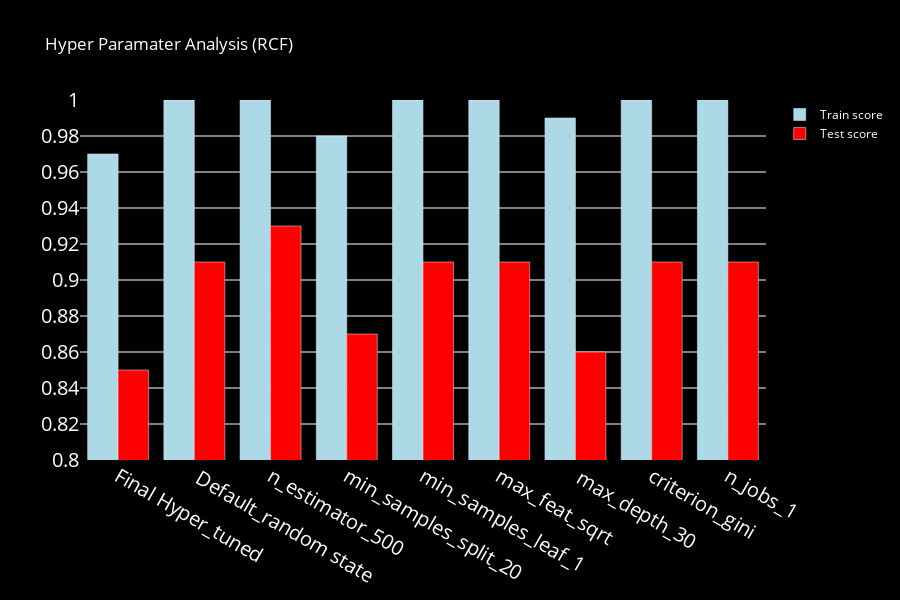

Notebook source saved alongside this figure:
### Code cell
import plotly.graph_objects as go

Hyper_paramaters = ['Final Hyper_tuned' ,' Default_random state', 'n_estimator_500', 'min_samples_split_20',\
          'min_samples_leaf_1', 'max_feat_sqrt',' max_depth_30', 'criterion_gini', 'n_jobs_1']

fig = go.Figure()
fig.add_trace(go.Bar(
    x=Hyper_paramaters,
    y=[0.97,1.0, 1.0,0.98,1.0,1.0,0.99,1.0,1.0],
    name='Train score',
    marker_color='lightblue'
))
fig.add_trace(go.Bar(
    x=Hyper_paramaters,
    y=[0.85,0.91,0.93,0.87,0.91,0.91,0.86,.91,0.91],
    name='Test score',
    marker_color='red'
))

fig.update_yaxes(range=[0.80, 1.0])
fig.update_layout(paper_bgcolor = 'black', plot_bgcolor = 'black',height=600)
fig.update_layout(title_font_color='white',font_color="white",title_text="Hyper Paramater Analysis (RCF)") 
fig.update_layout(
yaxis = dict(
tickfont = dict(size=20)))
fig.update_layout(
xaxis = dict(
tickfont = dict(size=20)))


# fig = px.bar(df, x="Hyper parameter", y="Train",
#                  color_continuous_scale="Purplered", 
#                  title= "Total Lines spoken by Top 20 Characters")
# #fig.update_layout(paper_bgcolor = 'rgba(0, 0, 0, 0)', plot_bgcolor = 'rgba(0, 0, 0, 0)')
# fig.update_layout(paper_bgcolor = 'black', plot_bgcolor = 'black')
# fig.update_layout(title_font_color='white') 
fig.show()

### Figure 1 — Plotly figure (JSON) as saved in the notebook; plotly's stock layout.template omitted (floating-point values rounded to 4 significant figures)
{"data": [{"marker": {"color": "lightblue"}, "name": "Train score", "type": "bar", "x": ["Final Hyper_tuned", " Default_random state", "n_estimator_500", "min_samples_split_20", "min_samples_leaf_1", "max_feat_sqrt", " max_depth_30", "criterion_gini", "n_jobs_1"], "y": [0.97, 1, 1, 0.98, 1, 1, 0.99, 1, 1]}, {"marker": {"color": "red"}, "name": "Test score", "type": "bar", "x": ["Final Hyper_tuned", " Default_random state", "n_estimator_500", "min_samples_split_20", "min_samples_leaf_1", "max_feat_sqrt", " max_depth_30", "criterion_gini", "n_jobs_1"], "y": [0.85, 0.91, 0.93, 0.87, 0.91, 0.91, 0.86, 0.91, 0.91]}], "layout": {"font": {"color": "white"}, "height": 600, "paper_bgcolor": "black", "plot_bgcolor": "black", "title": {"font": {"color": "white"}, "text": "Hyper Paramater Analysis (RCF)"}, "xaxis": {"tickfont": {"size": 20}}, "yaxis": {"range": [0.8, 1], "tickfont": {"size": 20}}}}
